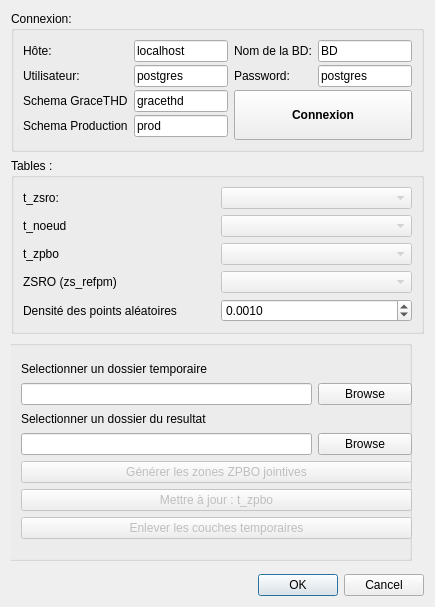
<?xml version="1.0" encoding="UTF-8"?>
<ui version="4.0">
 <class>BoiteDimensioningDialog</class>
 <widget class="QDialog" name="BoiteDimensioningDialog">
  <property name="geometry">
   <rect>
    <x>0</x>
    <y>0</y>
    <width>435</width>
    <height>607</height>
   </rect>
  </property>
  <property name="windowTitle">
   <string>ZPBO Builder</string>
  </property>
  <layout class="QGridLayout" name="gridLayout_8">
   <item row="0" column="0">
    <layout class="QGridLayout" name="gridLayout_7">
     <item row="2" column="0">
      <widget class="QGroupBox" name="groupBox_2">
       <property name="title">
        <string>Tables :</string>
       </property>
       <layout class="QGridLayout" name="gridLayout_5">
        <item row="0" column="0">
         <layout class="QGridLayout" name="gridLayout_4">
          <item row="3" column="1">
           <widget class="QComboBox" name="comboBox_zs_refpm">
            <property name="enabled">
             <bool>false</bool>
            </property>
           </widget>
          </item>
          <item row="1" column="0">
           <widget class="QLabel" name="label_2">
            <property name="text">
             <string>t_noeud</string>
            </property>
           </widget>
          </item>
          <item row="1" column="1">
           <widget class="QComboBox" name="comboBox_noeud">
            <property name="enabled">
             <bool>false</bool>
            </property>
           </widget>
          </item>
          <item row="0" column="0">
           <widget class="QLabel" name="label_4">
            <property name="text">
             <string>t_zsro:</string>
            </property>
           </widget>
          </item>
          <item row="0" column="1">
           <widget class="QComboBox" name="comboBox_zsro">
            <property name="enabled">
             <bool>false</bool>
            </property>
            <property name="sizeAdjustPolicy">
             <enum>QComboBox::AdjustToContents</enum>
            </property>
           </widget>
          </item>
          <item row="2" column="0">
           <widget class="QLabel" name="label_5">
            <property name="text">
             <string>t_zpbo</string>
            </property>
           </widget>
          </item>
          <item row="2" column="1">
           <widget class="QComboBox" name="comboBox_zpbo">
            <property name="enabled">
             <bool>false</bool>
            </property>
           </widget>
          </item>
          <item row="3" column="0">
           <widget class="QLabel" name="label_12">
            <property name="text">
             <string>ZSRO (zs_refpm)</string>
            </property>
           </widget>
          </item>
          <item row="4" column="1">
           <widget class="QDoubleSpinBox" name="doubleSpinBox_density">
            <property name="decimals">
             <number>4</number>
            </property>
            <property name="minimum">
             <double>0.000100000000000</double>
            </property>
            <property name="maximum">
             <double>1.000000000000000</double>
            </property>
            <property name="singleStep">
             <double>0.000100000000000</double>
            </property>
            <property name="value">
             <double>0.001000000000000</double>
            </property>
           </widget>
          </item>
          <item row="4" column="0">
           <widget class="QLabel" name="label_13">
            <property name="text">
             <string>Densité des points aléatoires</string>
            </property>
           </widget>
          </item>
         </layout>
        </item>
       </layout>
      </widget>
     </item>
     <item row="0" column="0">
      <widget class="QGroupBox" name="groupBox_3">
       <property name="title">
        <string>Connexion:</string>
       </property>
       <layout class="QGridLayout" name="gridLayout_6">
        <item row="0" column="0">
         <layout class="QGridLayout" name="gridLayout_2" rowstretch="0,0,0,0,0" columnstretch="0,0,0,0">
          <property name="verticalSpacing">
           <number>3</number>
          </property>
          <item row="3" column="0">
           <widget class="QLabel" name="label_11">
            <property name="text">
             <string>Schema Production</string>
            </property>
           </widget>
          </item>
          <item row="0" column="2">
           <widget class="QLabel" name="label_8">
            <property name="text">
             <string>Nom de la BD:</string>
            </property>
           </widget>
          </item>
          <item row="0" column="1">
           <widget class="QLineEdit" name="lineEdit_Host">
            <property name="toolTip">
             <string>Ici saisir le Hôte, ex: 10.256.130.01</string>
            </property>
            <property name="inputMask">
             <string/>
            </property>
            <property name="text">
             <string>localhost</string>
            </property>
            <property name="placeholderText">
             <string/>
            </property>
           </widget>
          </item>
          <item row="1" column="0">
           <widget class="QLabel" name="label_9">
            <property name="text">
             <string>Utilisateur:</string>
            </property>
           </widget>
          </item>
          <item row="0" column="3">
           <widget class="QLineEdit" name="lineEdit_BD">
            <property name="toolTip">
             <string>Ici saisir le nom de la Base de données, ex: GRACE_THD</string>
            </property>
            <property name="text">
             <string>BD</string>
            </property>
           </widget>
          </item>
          <item row="1" column="3">
           <widget class="QLineEdit" name="lineEdit_Password">
            <property name="toolTip">
             <string>Ici saisir le mot de passe de la Base</string>
            </property>
            <property name="autoFillBackground">
             <bool>false</bool>
            </property>
            <property name="inputMethodHints">
             <set>Qt::ImhExclusiveInputMask</set>
            </property>
            <property name="text">
             <string>postgres</string>
            </property>
            <property name="echoMode">
             <enum>QLineEdit::Normal</enum>
            </property>
           </widget>
          </item>
          <item row="1" column="1">
           <widget class="QLineEdit" name="lineEdit_User">
            <property name="toolTip">
             <string>Ici saisir le nom d'utilisateur de la BD, ex: postgres</string>
            </property>
            <property name="text">
             <string>postgres</string>
            </property>
           </widget>
          </item>
          <item row="0" column="0">
           <widget class="QLabel" name="label_10">
            <property name="text">
             <string>Hôte:</string>
            </property>
           </widget>
          </item>
          <item row="1" column="2">
           <widget class="QLabel" name="label_7">
            <property name="text">
             <string>Password:</string>
            </property>
           </widget>
          </item>
          <item row="2" column="0">
           <widget class="QLabel" name="label_3">
            <property name="text">
             <string>Schema GraceTHD</string>
            </property>
           </widget>
          </item>
          <item row="3" column="1">
           <widget class="QLineEdit" name="Schema_prod">
            <property name="toolTip">
             <string>Ici saisir le nom d'utilisateur de la BD, ex: postgres</string>
            </property>
            <property name="text">
             <string>prod</string>
            </property>
           </widget>
          </item>
          <item row="2" column="1">
           <widget class="QLineEdit" name="Schema_grace">
            <property name="text">
             <string>gracethd</string>
            </property>
           </widget>
          </item>
          <item row="2" column="2" rowspan="3" colspan="2">
           <widget class="QPushButton" name="pushButton_connexion">
            <property name="sizePolicy">
             <sizepolicy hsizetype="Minimum" vsizetype="Preferred">
              <horstretch>0</horstretch>
              <verstretch>0</verstretch>
             </sizepolicy>
            </property>
            <property name="maximumSize">
             <size>
              <width>16777215</width>
              <height>16777215</height>
             </size>
            </property>
            <property name="font">
             <font>
              <weight>75</weight>
              <bold>true</bold>
             </font>
            </property>
            <property name="autoFillBackground">
             <bool>false</bool>
            </property>
            <property name="text">
             <string>Connexion</string>
            </property>
            <property name="default">
             <bool>false</bool>
            </property>
            <property name="flat">
             <bool>false</bool>
            </property>
           </widget>
          </item>
         </layout>
        </item>
       </layout>
      </widget>
     </item>
    </layout>
   </item>
   <item row="2" column="0">
    <widget class="QDialogButtonBox" name="button_box">
     <property name="orientation">
      <enum>Qt::Horizontal</enum>
     </property>
     <property name="standardButtons">
      <set>QDialogButtonBox::Cancel|QDialogButtonBox::Ok</set>
     </property>
    </widget>
   </item>
   <item row="1" column="0">
    <widget class="QWidget" name="widget" native="true">
     <widget class="QGroupBox" name="groupBox">
      <property name="geometry">
       <rect>
        <x>-10</x>
        <y>0</y>
        <width>411</width>
        <height>221</height>
       </rect>
      </property>
      <property name="title">
       <string/>
      </property>
      <widget class="QWidget" name="gridLayoutWidget">
       <property name="geometry">
        <rect>
         <x>10</x>
         <y>20</y>
         <width>401</width>
         <height>179</height>
        </rect>
       </property>
       <layout class="QGridLayout" name="gridLayout_9">
        <property name="leftMargin">
         <number>10</number>
        </property>
        <item row="2" column="2">
         <widget class="QPushButton" name="pushButton_temp_folder">
          <property name="text">
           <string>Browse</string>
          </property>
         </widget>
        </item>
        <item row="4" column="0" colspan="2">
         <widget class="QLineEdit" name="lineEdit_result_folder"/>
        </item>
        <item row="2" column="0" colspan="2">
         <widget class="QLineEdit" name="lineEdit_temp_folder"/>
        </item>
        <item row="4" column="2">
         <widget class="QPushButton" name="pushButton_result_folder">
          <property name="text">
           <string>Browse</string>
          </property>
         </widget>
        </item>
        <item row="1" column="0">
         <widget class="QLabel" name="label">
          <property name="text">
           <string>Selectionner un dossier temporaire </string>
          </property>
         </widget>
        </item>
        <item row="5" column="0" colspan="3">
         <widget class="QPushButton" name="pushButton_verification">
          <property name="enabled">
           <bool>false</bool>
          </property>
          <property name="text">
           <string>Générer les zones ZPBO jointives</string>
          </property>
         </widget>
        </item>
        <item row="6" column="0" colspan="3">
         <widget class="QPushButton" name="pushButton_mettre_a_jour_ebp">
          <property name="enabled">
           <bool>false</bool>
          </property>
          <property name="text">
           <string>Mettre à jour : t_zpbo</string>
          </property>
         </widget>
        </item>
        <item row="3" column="0">
         <widget class="QLabel" name="label_6">
          <property name="text">
           <string>Selectionner un dossier du resultat</string>
          </property>
         </widget>
        </item>
        <item row="7" column="0" colspan="3">
         <widget class="QPushButton" name="pushButton_remove">
          <property name="enabled">
           <bool>false</bool>
          </property>
          <property name="text">
           <string>Enlever les couches temporaires</string>
          </property>
         </widget>
        </item>
       </layout>
      </widget>
     </widget>
    </widget>
   </item>
  </layout>
 </widget>
 <resources/>
 <connections>
  <connection>
   <sender>button_box</sender>
   <signal>accepted()</signal>
   <receiver>BoiteDimensioningDialog</receiver>
   <slot>accept()</slot>
   <hints>
    <hint type="sourcelabel">
     <x>20</x>
     <y>20</y>
    </hint>
    <hint type="destinationlabel">
     <x>20</x>
     <y>20</y>
    </hint>
   </hints>
  </connection>
  <connection>
   <sender>button_box</sender>
   <signal>rejected()</signal>
   <receiver>BoiteDimensioningDialog</receiver>
   <slot>reject()</slot>
   <hints>
    <hint type="sourcelabel">
     <x>20</x>
     <y>20</y>
    </hint>
    <hint type="destinationlabel">
     <x>20</x>
     <y>20</y>
    </hint>
   </hints>
  </connection>
 </connections>
</ui>
